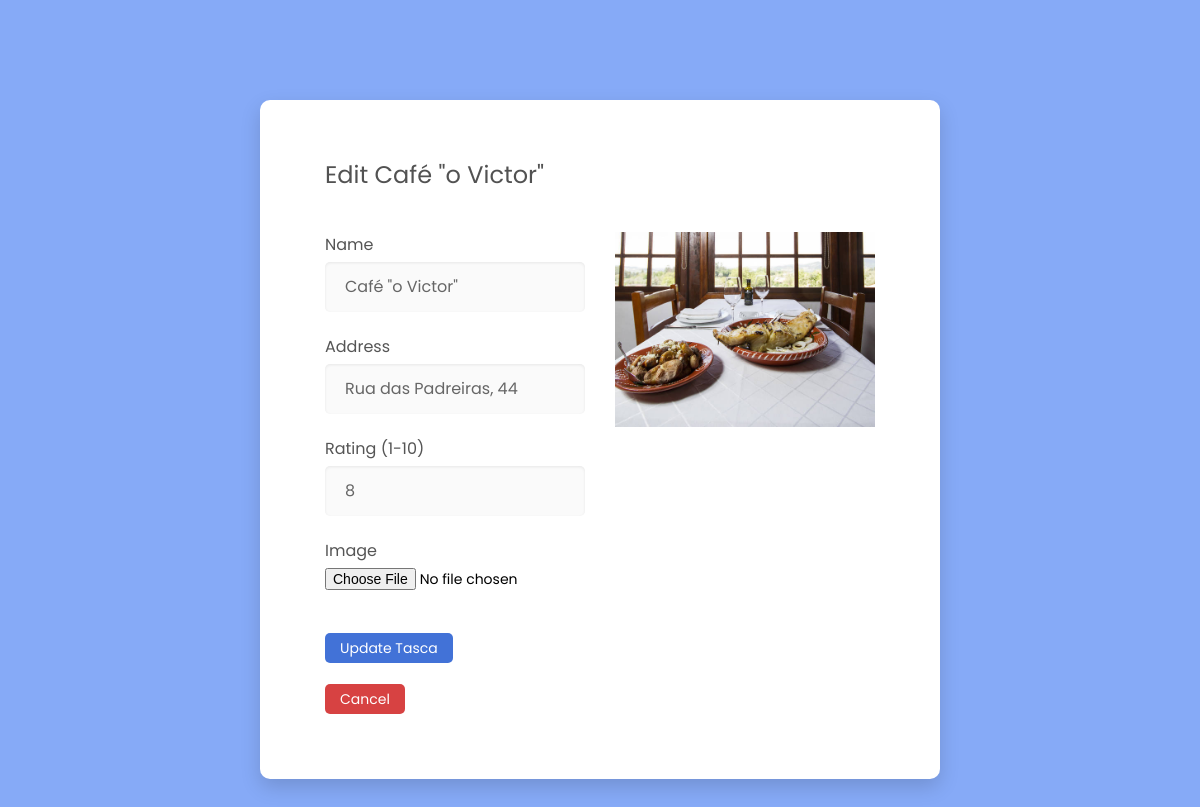
/edit/18, run on an earlier commit of the app's database.
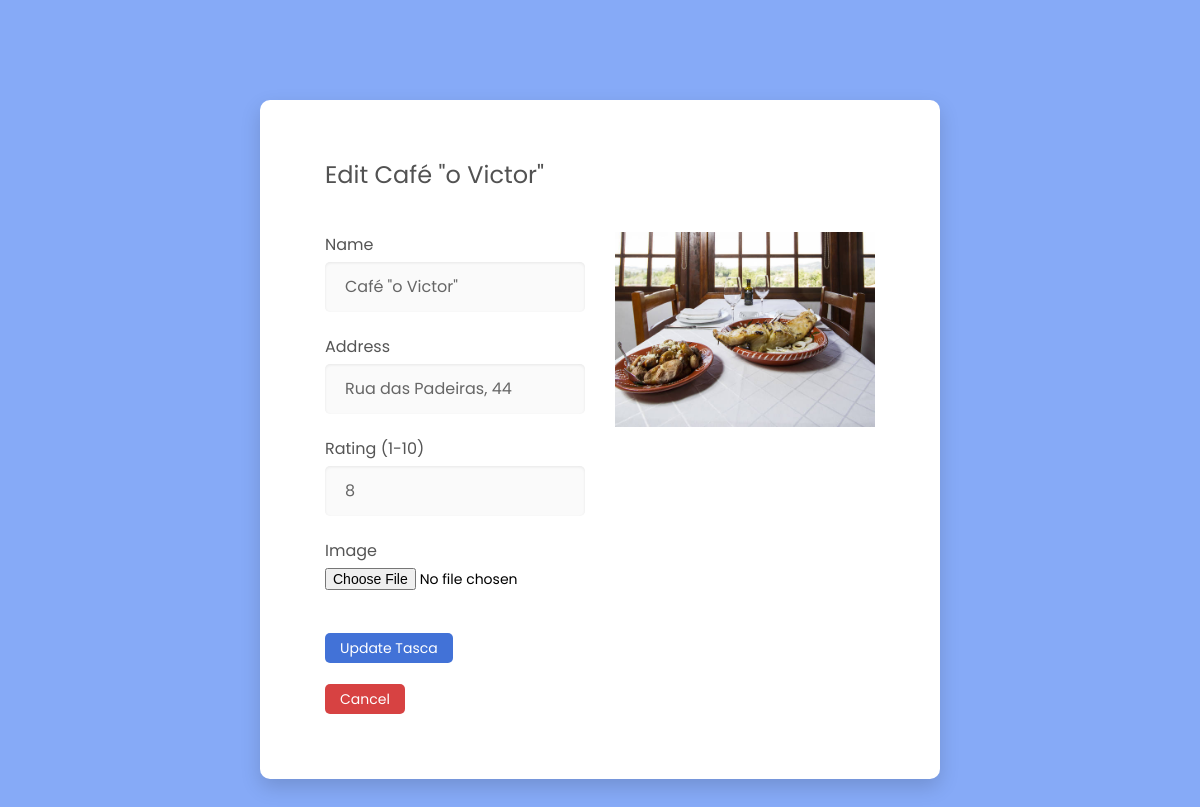
And on a later commit of the database.
### tascasApp/models.py (models this page shows)
class Tasca(models.Model):
      name = models.CharField(max_length=100)
      address = models.CharField(max_length=200)
      rating = models.IntegerField(validators=[MinValueValidator(0), MaxValueValidator(10)])
      tascaPicture = models.ImageField(null=True, blank=True, upload_to='media')

### tascasApp/views.py (the view)
# urls.py: path('edit/<int:tasca_id>', views.goToEdit, name='edit'),
def goToEdit(request, tasca_id):
      tasca = Tasca.objects.get(pk=tasca_id)
      context = {
            'object': tasca
      }
      return render(request, "../templates/html/edit.html", context)

### templates/html/edit.html (shortened to what this page needs)
{% load static %}
<!DOCTYPE html PUBLIC "-//W3C//DTD HTML 4.01 Transitional//EN" "http://www.w3.org/TR/html4/loose.dtd">
<head>
    <link href={% static "css/material-design-iconic-font.min.css" %} rel="stylesheet" media="all">
    <link href={% static "css/select2.min.css" %} rel="stylesheet" media="all">
    <link href={% static "css/main2.css" %} rel="stylesheet" media="all">
</head>
<body>
    <div class="page-wrapper p-t-100 p-b-100 font-poppins" style="background: #86aaf7;"">
        <div class="wrapper wrapper--w680">
            <div class="card card-4">
                <div class="card-body">
                    <h2 class="title">Edit {{object.name}}</h2>
                        <form action="{% url 'editTasca' object.id %}" method="POST" enctype="multipart/form-data">
                            <div class="row row-space">
                                <div class="col-2">
                                    <div class="input-group">
                                        <label class="label">Name</label>
                                        <input class="input--style-4" type="text" name="name" value="{{object.name}}" required>
                                    </div>
                                    <div class="input-group">
                                        <label class="label">Address</label>
                                        <div class="input-group-icon">
                                            <input class="input--style-4" type="text" name="address" value="{{object.address}}" required>
                                        </div>
                                    </div>
                                    <div class="input-group">
                                        <label class="label">Rating (1-10)</label>
                                        <input class="input--style-4" type="number" name="rating" value="{{object.rating}}" min="1" max="10" required>
                                    </div>
                                    <div class="input-group">
                                        <label class="label">Image</label>
                                        <input type="file" name="imageTasca" value="{{object.tascaPicture}}">
                                    </div>
                                </div>
                                <div class="col-2">
                                    <div class="input-group">
                                        <image src="{{object.tascaPicture.url}}" width="100%" height="100%">
                                    </div>
                                </div>
                            </div>
                            <br>
                        <button class="btn2 btn--radius-2 btn--blue" type="submit">Update Tasca</button>
                    </form>
                    <br>
                    <button class="btn2 btn--radius-2 btn--red" onclick="location.href='{% url 'index' %}'">Cancel</button>
                </div>
            </div>
        </div>
    </div>
</body>
</html>

What changed in the data, as far as the page shows it:
changed Tasca "Café \"o Victor\"": address "Rua das Padreiras, 44" → "Rua das Padeiras, 44"
